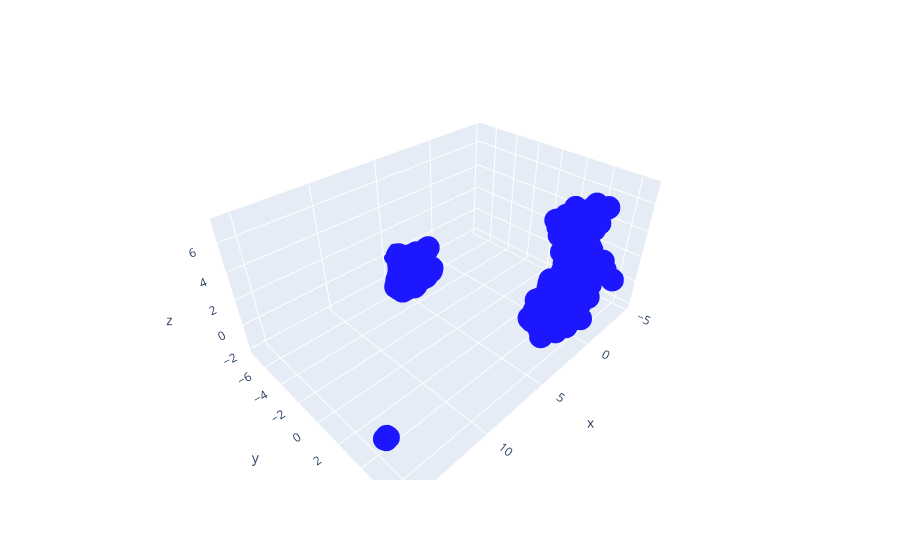

Source (notebook cell):
### Code cell
fig = px.scatter_3d(
    x=u[:,0], y=u[:,1], z=u[:,2],
    custom_data=[data['sub'][:n], data['title'][:n]],
    color_discrete_sequence=[palette[0]]
)
fig.update_traces(
    hovertemplate="<br>".join([
        "sub: %{customdata[1]}",
        "title: %{customdata[0]}"
    ])
)

### Figure 1 — Plotly figure (JSON) as saved in the notebook; plotly's stock layout.template omitted (floating-point values rounded to 4 significant figures; data arrays with more than 128 entries replaced by an {"elided": "..."} marker saying what was removed)
{"data": [{"customdata": {"elided": "3118x2 str values"}, "hovertemplate": "sub: %{customdata[1]}<br>title: %{customdata[0]}", "legendgroup": "", "marker": {"color": "#1c17ff", "symbol": "circle"}, "mode": "markers", "name": "", "scene": "scene", "showlegend": false, "type": "scatter3d", "x": {"elided": "3118 float values"}, "y": {"elided": "3118 float values"}, "z": {"elided": "3118 float values"}}], "layout": {"legend": {"tracegroupgap": 0}, "margin": {"t": 60}, "scene": {"domain": {"x": [0, 1], "y": [0, 1]}, "xaxis": {"title": {"text": "x"}}, "yaxis": {"title": {"text": "y"}}, "zaxis": {"title": {"text": "z"}}}}}
